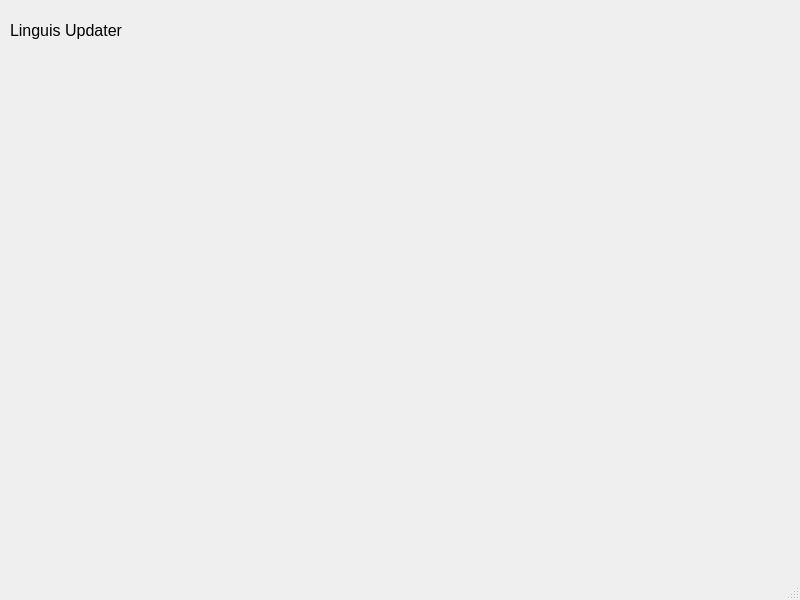
<?xml version="1.0" encoding="UTF-8"?>
<ui version="4.0">
 <class>MainWindow</class>
 <widget class="QMainWindow" name="MainWindow">
  <property name="geometry">
   <rect>
    <x>0</x>
    <y>0</y>
    <width>800</width>
    <height>600</height>
   </rect>
  </property>
  <property name="windowTitle">
   <string>MainWindow</string>
  </property>
  <widget class="QWidget" name="centralwidget">
   <widget class="QLabel" name="label">
    <property name="geometry">
     <rect>
      <x>10</x>
      <y>10</y>
      <width>181</width>
      <height>41</height>
     </rect>
    </property>
    <property name="font">
     <font>
      <pointsize>12</pointsize>
     </font>
    </property>
    <property name="text">
     <string>Linguis Updater</string>
    </property>
   </widget>
  </widget>
  <widget class="QStatusBar" name="statusbar"/>
 </widget>
 <resources/>
 <connections/>
</ui>
